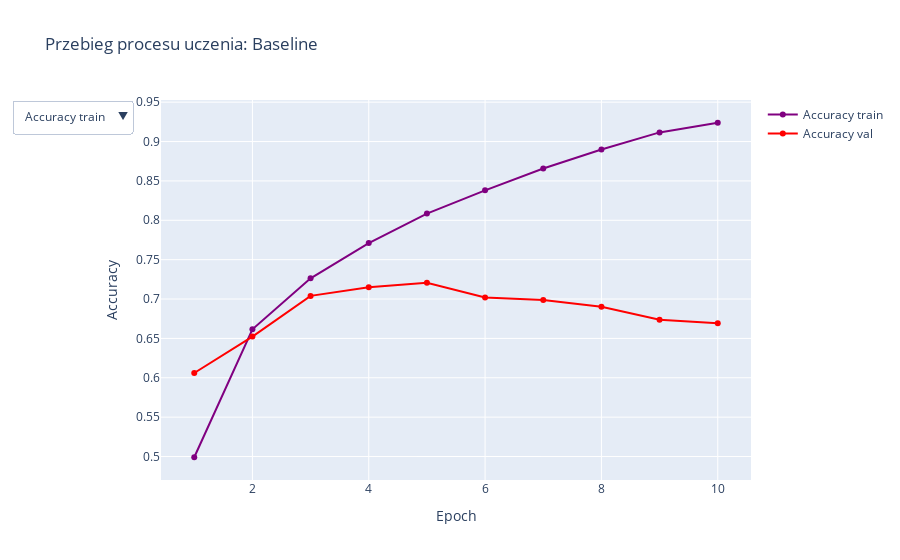
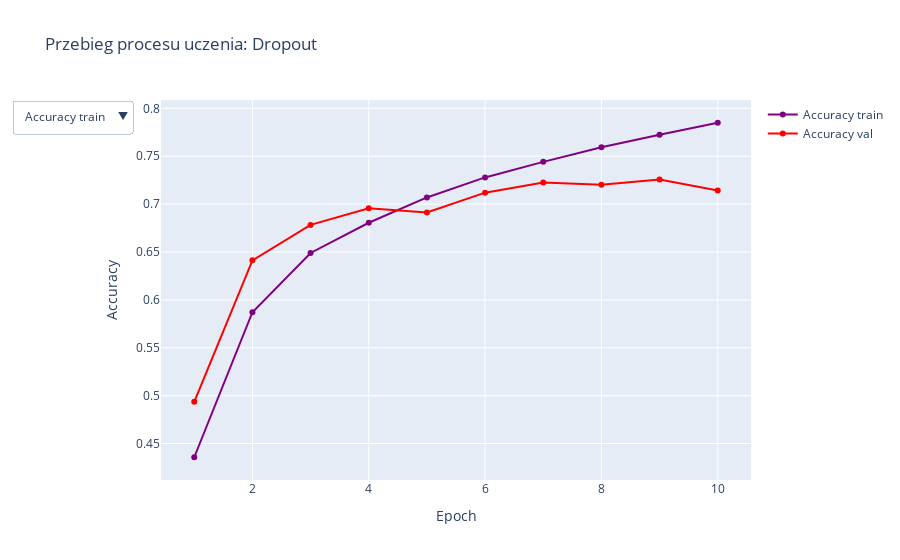
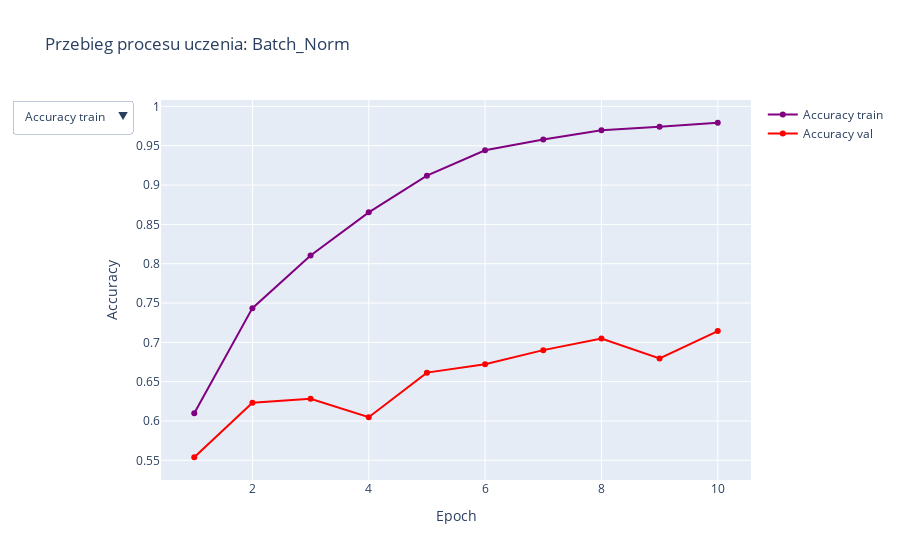

Notebook code for these charts, in order:
### Code cell
#wizualizacja (za pomoca wykresow interkatywnych)
for name, history in histories.items():
    #historie z treningu
    acc_train = history.history['accuracy']
    acc_val = history.history['val_accuracy']
    x_epochs = list(range(1, len(acc_train) + 1))

    # Kod analogicznie jak w szablonie
    fig = go.Figure()

    fig.add_trace(
        go.Scatter(x=x_epochs,
                   y=acc_train,
                   name="Accuracy train",
                   line=dict(color="purple")))
    fig.add_trace(
        go.Scatter(x=x_epochs,
                   y=acc_val,
                   name="Accuracy val",
                   line=dict(color="red")))
    
    fig.update_layout(
        title_text=f"Przebieg procesu uczenia: {name}", # Dynamiczny tytuł
        xaxis=dict(title=dict(text="Epoch")),
        yaxis=dict(title=dict(text="Accuracy")),
        updatemenus=[
            dict(
                active=0,
                buttons=list([
                    dict(label="Accuracy train",
                         method="update",
                         args=[{"visible": [True, False]}]),
                    dict(label="Accuracy val",
                         method="update",
                         args=[{"visible": [False, True]}]),
                    dict(label="Both",
                         method="update",
                         args=[{"visible": [True, True]}])
                ]),
            )
        ])
    fig.show()

### Figure 1 — Plotly figure (JSON) as saved in the notebook; plotly's stock layout.template omitted (floating-point values rounded to 4 significant figures)
{"data": [{"line": {"color": "purple"}, "name": "Accuracy train", "type": "scatter", "x": [1, 2, 3, 4, 5, 6, 7, 8, 9, 10], "y": [0.4991, 0.6615, 0.7263, 0.771, 0.8085, 0.8381, 0.8658, 0.8898, 0.9116, 0.9239]}, {"line": {"color": "red"}, "name": "Accuracy val", "type": "scatter", "x": [1, 2, 3, 4, 5, 6, 7, 8, 9, 10], "y": [0.6061, 0.6523, 0.704, 0.7151, 0.7207, 0.702, 0.6987, 0.6901, 0.6736, 0.6692]}], "layout": {"title": {"text": "Przebieg procesu uczenia: Baseline"}, "updatemenus": [{"active": 0, "buttons": [{"args": [{"visible": [true, false]}], "label": "Accuracy train", "method": "update"}, {"args": [{"visible": [false, true]}], "label": "Accuracy val", "method": "update"}, {"args": [{"visible": [true, true]}], "label": "Both", "method": "update"}]}], "xaxis": {"title": {"text": "Epoch"}}, "yaxis": {"title": {"text": "Accuracy"}}}}

### Figure 2 — Plotly figure (JSON) as saved in the notebook; plotly's stock layout.template omitted (floating-point values rounded to 4 significant figures)
{"data": [{"line": {"color": "purple"}, "name": "Accuracy train", "type": "scatter", "x": [1, 2, 3, 4, 5, 6, 7, 8, 9, 10], "y": [0.4356, 0.5871, 0.649, 0.6805, 0.707, 0.7279, 0.7442, 0.7594, 0.7726, 0.785]}, {"line": {"color": "red"}, "name": "Accuracy val", "type": "scatter", "x": [1, 2, 3, 4, 5, 6, 7, 8, 9, 10], "y": [0.4936, 0.6413, 0.6783, 0.6956, 0.6912, 0.712, 0.7225, 0.7203, 0.7257, 0.7142]}], "layout": {"title": {"text": "Przebieg procesu uczenia: Dropout"}, "updatemenus": [{"active": 0, "buttons": [{"args": [{"visible": [true, false]}], "label": "Accuracy train", "method": "update"}, {"args": [{"visible": [false, true]}], "label": "Accuracy val", "method": "update"}, {"args": [{"visible": [true, true]}], "label": "Both", "method": "update"}]}], "xaxis": {"title": {"text": "Epoch"}}, "yaxis": {"title": {"text": "Accuracy"}}}}

### Figure 3 — Plotly figure (JSON) as saved in the notebook; plotly's stock layout.template omitted (floating-point values rounded to 4 significant figures)
{"data": [{"line": {"color": "purple"}, "name": "Accuracy train", "type": "scatter", "x": [1, 2, 3, 4, 5, 6, 7, 8, 9, 10], "y": [0.6098, 0.7435, 0.8105, 0.8653, 0.9119, 0.9442, 0.958, 0.9697, 0.9741, 0.9792]}, {"line": {"color": "red"}, "name": "Accuracy val", "type": "scatter", "x": [1, 2, 3, 4, 5, 6, 7, 8, 9, 10], "y": [0.5539, 0.6233, 0.6282, 0.6048, 0.6615, 0.6722, 0.6901, 0.7049, 0.6796, 0.7143]}], "layout": {"title": {"text": "Przebieg procesu uczenia: Batch_Norm"}, "updatemenus": [{"active": 0, "buttons": [{"args": [{"visible": [true, false]}], "label": "Accuracy train", "method": "update"}, {"args": [{"visible": [false, true]}], "label": "Accuracy val", "method": "update"}, {"args": [{"visible": [true, true]}], "label": "Both", "method": "update"}]}], "xaxis": {"title": {"text": "Epoch"}}, "yaxis": {"title": {"text": "Accuracy"}}}}
